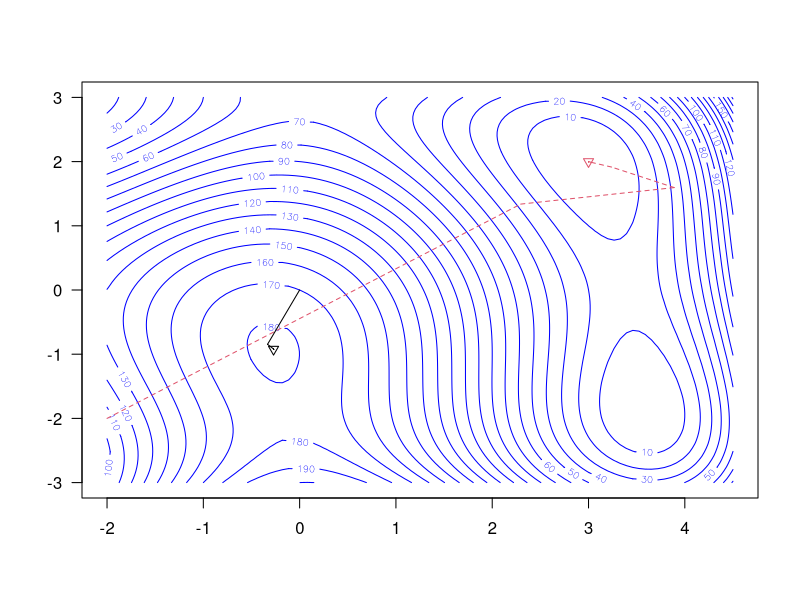

This chart was generated by the following R code:
## Optimization of Himmelblau's function using Newton's method
## 
## Initial values
x <- c(0,0)
itr <- 40
x.values <- matrix(0,itr+1,2)
x.values[1,] <- x

x_new <- c(-2,-2)
itr <- 40
x_new.values <- matrix(0,itr+1,2)
x_new.values[1,] <- x_new

## Objective function and derivatives
f <- function(x){((((x[1]^2)+x[2]-11)^2)+(x[1]+(x[2]^2)-7)^2)}

f.prime <- function(x){
  f.prime.da <- ((4*x[1]^3)+(4*x[1]*x[2])-(42*x[1])+(2*x[2]^2)-14)
  f.prime.db <- ((2*x[1]^2)-(26*x[2])-22+(4*x[1]*x[2])+(4*x[2]^3))
  out <- matrix(c(f.prime.da,f.prime.db),ncol=1)
  return(out)
}
f.2prime <- function(x){
  f.2prime.da2 <- ((12*x[1]^2)+(4*x[2])-42)
  f.2prime.db2 <- ((12*x[2]^2)+(4*x[1])-26)
  f.2prime.dadb <- (4*(x[1]+x[2]))
  out <- matrix(c(f.2prime.da2,f.2prime.dadb,
                  f.2prime.dadb,f.2prime.db2),nrow=2, byrow=TRUE)
  return(out)
}
## Newton's method
for(i in 1:itr){
  x <- x - solve(f.2prime(x))%*%f.prime(x)
  x.values[i+1,] <- x
}
for(i in 1:itr){
  x_new <- x_new - solve(f.2prime(x_new))%*%f.prime(x_new)
  x_new.values[i+1,] <- x_new
}

## Output
x	
f(x) 		
f.prime(x) 

x_new  
f(x_new) 		
f.prime(x_new) 

## Plot 
z = matrix(0,101,101)
x1.max = max(4.5,ceiling(max(x.values[,1])))
x1.min = min(-2,floor(min(x.values[,1])))
x2.max = max(3,ceiling(max(x.values[,2])))
x2.min = min(-3,floor(min(x.values[,2])))
x1 = seq(x1.min,x1.max,length=101)
x2 = seq(x2.min,x2.max,length=101)

for(i in 1:101){
  for(j in 1:101){
    z[i,j] = f(c(x1[i],x2[j]))
  }
}
contour(x1,x2,z,nlevels=20,col='blue',las=1)

for(i in 1:itr){
  segments(x_new.values[i,1],x_new.values[i,2],x_new.values[i+1,1],
           x_new.values[i+1,2],lty=2,col=2)
}

for(i in 1:itr){
  segments(x.values[i,1],x.values[i,2],x.values[i+1,1],
           x.values[i+1,2],col=1)
}

points(x[1],x[2],pch=25)
points(x_new[1],x_new[2],col=2,pch=25)